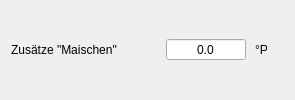
            <widget class="QWidget" name="wdgSWWZMaischen" native="true">
             <layout class="QHBoxLayout" name="horizontalLayout_4">
              <property name="spacing">
               <number>9</number>
              </property>
              <property name="topMargin">
               <number>0</number>
              </property>
              <property name="rightMargin">
               <number>0</number>
              </property>
              <property name="bottomMargin">
               <number>0</number>
              </property>
              <item>
               <widget class="QLabel" name="label_56">
                <property name="text">
                 <string>Zusätze &quot;Maischen&quot;</string>
                </property>
               </widget>
              </item>
              <item>
               <spacer name="horizontalSpacer_8">
                <property name="orientation">
                 <enum>Qt::Orientation::Horizontal</enum>
                </property>
                <property name="sizeHint" stdset="0">
                 <size>
                  <width>40</width>
                  <height>20</height>
                 </size>
                </property>
               </spacer>
              </item>
              <item>
               <widget class="DoubleSpinBoxSud" name="tbSWWZMaischen">
                <property name="minimumSize">
                 <size>
                  <width>80</width>
                  <height>0</height>
                 </size>
                </property>
                <property name="toolTip">
                 <string>&lt;html&gt;&lt;head/&gt;&lt;body&gt;&lt;p&gt;Hier wird der Anteil an Stammwürze &lt;span style=&quot; font-weight:600;&quot;&gt;weiterer Zutaten&lt;/span&gt; in der &lt;span style=&quot; font-weight:600;&quot;&gt;Maische&lt;/span&gt; berechnet.&lt;/p&gt;&lt;p&gt;Zusätze beim Maischen können Zucker, Honig und Frucht, seltener Gewürze und, Additive etc. sein. &lt;span style=&quot; font-weight:600;&quot;&gt;Zeitpunkt&lt;/span&gt; und &lt;span style=&quot; font-weight:600;&quot;&gt;Menge&lt;/span&gt; wirken sich unter Umständen entscheidend auf den Geschmack aus, fördern oder &lt;span style=&quot; font-weight:600;&quot;&gt;beeinträchtigen&lt;/span&gt; die &lt;span style=&quot; font-weight:600;&quot;&gt;Läuterarbeit&lt;/span&gt;. Üblich ist eine Gabe zum Kochende hin.&lt;/p&gt;&lt;p&gt;Eine – nicht bindende – Regel besagt, dass Zusätze nicht &lt;span style=&quot; font-weight:600;&quot;&gt;20% der Schüttung&lt;/span&gt; übersteigen sollten. Die ist einerseits sensorisch begründet, andererseits in einer nicht beeinträchtigten Enzymtätigkeit der Maische und nicht zuletzt um Läuterkatastrophen zu verhindern. Üblich sind maximal &lt;span style=&quot; font-weight:600;&quot;&gt;15% pro Zusatz&lt;/span&gt;.&lt;/p&gt;&lt;p&gt;Allgemein ist zu sagen, dass Zusätze bereits beim Maischen eine &lt;span style=&quot; font-weight:600;&quot;&gt;Ausnahme&lt;/span&gt; sind. Begründet wird dies mit dem Verlust beim Läutern, da ein guter Teil mit dem Treber entsorgt wird.&lt;/p&gt;&lt;p&gt;Zusätze beim Maischen können Zucker, Honig, Gewürze, Additive, Früchte, sogar Tannenzweige etc. sein. &lt;/p&gt;&lt;p&gt;Zusätze sind ein komplexes Feld beim Bier brauen – und eines der kreativsten, da nahezu jede Zutat ihre Eigenheiten hat. Bei Unklarheiten empfehlen sich Fachforen und Fachbücher, aber auch &lt;span style=&quot; font-weight:600;&quot;&gt;braufremde Seiten&lt;/span&gt; im Netz.&lt;/p&gt;&lt;p&gt;Geht es um &lt;span style=&quot; font-weight:600;&quot;&gt;Spezialbiere&lt;/span&gt; mit Frucht oder &amp;quot;gebackene&amp;quot; Biere wie Kveik interessieren andere Erwägungen. Ein guter Einstieg für &lt;span style=&quot; font-weight:600;&quot;&gt;zusatzlastige Biere&lt;/span&gt; wie Kveik sind vor allem Fachforen, in denen die Proponenten dieser Stile gerne Fragen beantworten und Tipps geben.&lt;/p&gt;&lt;p&gt;Eine erste Anlaufstelle mit grundlegenden Informationen ist die &lt;span style=&quot; font-weight:600;&quot;&gt;oBrama-Datenbank&lt;/span&gt;, die im &lt;span style=&quot; font-weight:600;&quot;&gt;Tab Rohstoffe&lt;/span&gt; integriert ist.&lt;/p&gt;&lt;/body&gt;&lt;/html&gt;</string>
                </property>
                <property name="alignment">
                 <set>Qt::AlignmentFlag::AlignCenter</set>
                </property>
                <property name="readOnly">
                 <bool>true</bool>
                </property>
                <property name="buttonSymbols">
                 <enum>QAbstractSpinBox::ButtonSymbols::NoButtons</enum>
                </property>
                <property name="decimals">
                 <number>1</number>
                </property>
               </widget>
              </item>
              <item>
               <widget class="QLabel" name="label_57">
                <property name="minimumSize">
                 <size>
                  <width>40</width>
                  <height>0</height>
                 </size>
                </property>
                <property name="text">
                 <string notr="true">°P</string>
                </property>
               </widget>
              </item>
             </layout>
            </widget>
